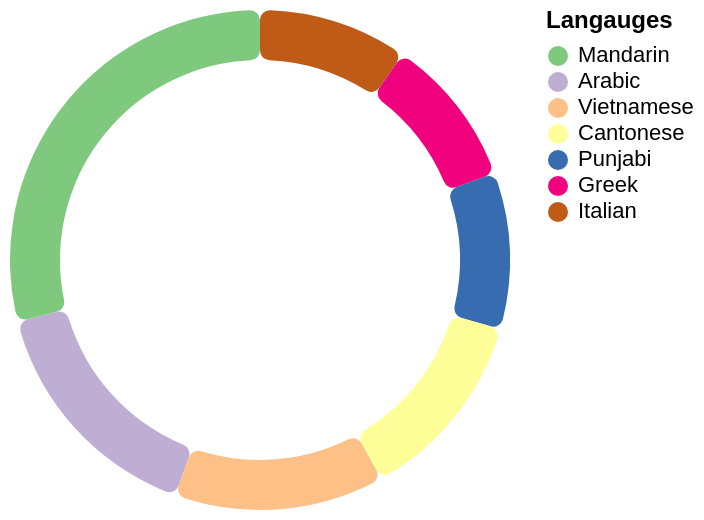

Express this chart as Vega-Lite.
### Vega-Lite specification from a JSON file in a GitHub repository (floating-point values rounded to 4 significant figures)
{"$schema": "https://vega.github.io/schema/vega-lite/v6.json", "description": "Top 7 langauges spoken at home in Australia excludign english 2021", "width": 250, "height": 250, "data": {"values": [{"category": "Greek", "value": 229643}, {"category": "Italian", "value": 228042}, {"category": "Arabic", "value": 367159}, {"category": "Punjabi", "value": 239033}, {"category": "Vietnamese", "value": 320758}, {"category": "Mandarin", "value": 685274}, {"category": "Cantonese", "value": 295281}]}, "params": [{"name": "lang_highlight", "select": {"type": "point", "fields": ["category"]}, "bind": "legend"}], "layer": [{"mark": {"type": "arc", "innerRadius": 100, "cornerRadius": 5}, "encoding": {"theta": {"field": "value", "type": "quantitative"}, "color": {"field": "category", "type": "nominal", "scale": {"domain": ["Mandarin", "Arabic", "Vietnamese", "Cantonese", "Punjabi", "Greek", "Italian"], "range": ["#7fc97f", "#beaed4", "#fdc086", "#ffff99", "#386cb0", "#f0027f", "#bf5b17"]}, "legend": {"title": "Langauges", "labelFontSize": 11, "titleFontSize": 12, "titleFontWeight": "bold"}}, "opacity": {"condition": {"param": "lang_highlight", "value": 1}, "value": 0.25}, "tooltip": [{"field": "category", "type": "nominal", "title": "Language"}, {"field": "value", "type": "quantitative", "aggregate": "sum", "title": "Number of speakers", "format": ","}]}}], "config": {}}
